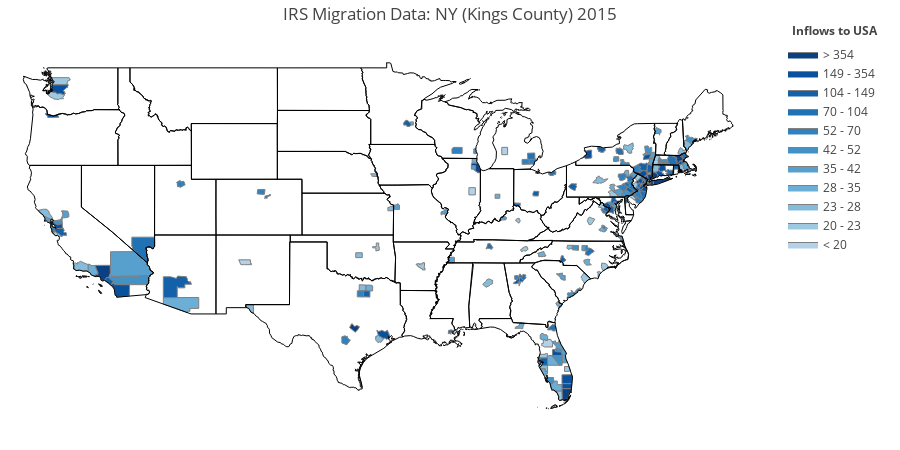

Notebook cell for this chart:
### Code cell
basis_col = direction[0:1] + '_County'
delta_col = 'O_Abbr' if (direction[0:1] == "I") else 'I_Abbr'
delta_fips = 'O_FIPS' if (direction[0:1] == "I") else 'I_FIPS'
delta = scope if (scope in df_irs[delta_col].values) else df_irs[delta_col]
index = (df_irs.Year_From == year) & \
        (df_irs.Direction == direction) & \
        (df_irs[basis_col] == basis) & \
        (df_irs[delta_col] == delta)
fips = df_irs[index][delta_fips]
values = df_irs[index].Returns.values
colorscale = ["#b3d2e9","#9ecae1","#85bcdb","#6baed6","#57a0ce","#4292c6",
              "#3082be","#2171b5","#1361a9","#08519c","#0b4083","#08306b"]
fig = ff.create_choropleth(fips=fips, values=values, scope=[scope],
                           binning_endpoints=np.percentile(values,range(0,100,10)).tolist(),
                           state_outline={'color':'black', 'width': 1},
                           county_outline={'color': 'grey', 'width': 1},
                           show_hover=True,
                           show_state_data=True, # state oulines
                           round_legend_values=True,
                           dragmode = 'zoom',
                           colorscale = colorscale, 
                           legend_title = direction + 's to ' + scope,
                           title='IRS Migration Data: NY (' + basis + ") " + str(year)
                          )
offline.iplot(fig)

### Figure 1 — Plotly figure (JSON) as saved in the notebook; plotly's stock layout.template omitted (floating-point values rounded to 4 significant figures; data arrays with more than 128 entries replaced by an {"elided": "..."} marker saying what was removed)
{"data": [{"fill": "toself", "fillcolor": "#b3d2e9", "hoverinfo": "none", "line": {"color": "grey", "width": 1}, "mode": "lines", "name": "< 20", "type": "scatter", "x": [-82.54, -82.53, -82.4, -82.41, -82.21, -82.19, -82.21, -82.21, -82.1, -82.03, -81.84, -81.84, -81.78, -81.74, -81.67, -81.66, -81.68, -81.64, -81.66, -82.31, -82.46, -82.54, -82.54, null, -88.46, -88.46, -87.93, -87.94, -88.46, -88.46, null, -85.79, -85.79, -85.31, -85.31, -85.78, -85.79, null, -75.43, -75.34, -75.14, -75.08, -75.09, -74.93, -74.88, -74.99, -75.2, -75.33, -75.43, null, -107.2, -106.2, -106.2, -106.1, -106.1, -106.7, -106.7, -107.0, -107.2, null, -78.52, -78.5, -78.45, -78.47, -78.52, null], "y": [29.13, 29.21, 29.22, 29.49, 29.48, 29.46, 29.47, 29.43, 29.42, 29.49, 29.52, 29.49, 29.49, 29.37, 29.37, 29.34, 29.32, 29.28, 28.96, 28.96, 29.05, 29.04, 29.13, null, 40.22, 40.4, 40.4, 39.88, 39.88, 40.22, null, 43.23, 43.29, 43.29, 42.77, 42.77, 43.23, null, 39.78, 39.85, 39.89, 39.84, 39.78, 39.69, 39.61, 39.51, 39.67, 39.69, 39.78, null, 35.22, 35.22, 34.95, 34.95, 34.87, 34.91, 34.87, 34.87, 35.22, null, 38.02, 38.07, 38.06, 38.01, 38.02, null]}, {"fill": "toself", "fillcolor": "#9ecae1", "hoverinfo": "none", "line": {"color": "grey", "width": 1}, "mode": "lines", "name": "20 - 23", "type": "scatter", "x": {"elided": "931 float values"}, "y": {"elided": "931 float values"}}, {"fill": "toself", "fillcolor": "#85bcdb", "hoverinfo": "none", "line": {"color": "grey", "width": 1}, "mode": "lines", "name": "23 - 28", "type": "scatter", "x": {"elided": "382 float values"}, "y": {"elided": "382 float values"}}, {"fill": "toself", "fillcolor": "#6baed6", "hoverinfo": "none", "line": {"color": "grey", "width": 1}, "mode": "lines", "name": "28 - 35", "type": "scatter", "x": {"elided": "314 float values"}, "y": {"elided": "314 float values"}}, {"fill": "toself", "fillcolor": "#57a0ce", "hoverinfo": "none", "line": {"color": "grey", "width": 1}, "mode": "lines", "name": "35 - 42", "type": "scatter", "x": {"elided": "427 float values"}, "y": {"elided": "427 float values"}}, {"fill": "toself", "fillcolor": "#4292c6", "hoverinfo": "none", "line": {"color": "grey", "width": 1}, "mode": "lines", "name": "42 - 52", "type": "scatter", "x": {"elided": "590 float values"}, "y": {"elided": "590 float values"}}, {"fill": "toself", "fillcolor": "#3082be", "hoverinfo": "none", "line": {"color": "grey", "width": 1}, "mode": "lines", "name": "52 - 70", "type": "scatter", "x": {"elided": "441 float values"}, "y": {"elided": "441 float values"}}, {"fill": "toself", "fillcolor": "#2171b5", "hoverinfo": "none", "line": {"color": "grey", "width": 1}, "mode": "lines", "name": "70 - 104", "type": "scatter", "x": {"elided": "447 float values"}, "y": {"elided": "447 float values"}}, {"fill": "toself", "fillcolor": "#1361a9", "hoverinfo": "none", "line": {"color": "grey", "width": 1}, "mode": "lines", "name": "104 - 149", "type": "scatter", "x": {"elided": "403 float values"}, "y": {"elided": "403 float values"}}, {"fill": "toself", "fillcolor": "#08519c", "hoverinfo": "none", "line": {"color": "grey", "width": 1}, "mode": "lines", "name": "149 - 354", "type": "scatter", "x": {"elided": "411 float values"}, "y": {"elided": "411 float values"}}, {"fill": "toself", "fillcolor": "#0b4083", "hoverinfo": "none", "line": {"color": "grey", "width": 1}, "mode": "lines", "name": "> 354", "type": "scatter", "x": {"elided": "554 float values"}, "y": {"elided": "554 float values"}}, {"hoverinfo": "text", "legendgroup": "centroids", "marker": {"color": "white", "opacity": 0}, "mode": "markers", "name": "US Counties", "selected": {"marker": {"color": "white", "opacity": 1, "size": 3}}, "showlegend": false, "text": {"elided": "455 str values"}, "type": "scatter", "unselected": {"marker": {"opacity": 0}}, "x": [[-122.3], [-121.7], [-122.6], [-122.6], [-122.1], [-122.7], [-122.7], [-122.7], [-122.8], [-121.8], [-122.5], [-77.48], [-77.48], [-77.31], [-77.28], [-94.97], [-94.98], [-95.39], [-86.52], [-86.78], [-79.5], [-79.55], [-80.18], [-79.95], [-75.59], [-75.75], [-77.14], [-77.21], [-77.43], [-73.77], [-73.76], [-71.99], [-72.11], [-72.19], [-72.85], [-74.16], [-74.15], [-74.0], [-74.0], [-74.0], [-74.01], [-73.97], [-74.02], [-74.04], [-73.49], [-73.59], [-73.77], [-73.87], [-70.61], [-70.62], [-70.63], [-71.13], [-83.19], [-83.28], [-70.93], [-70.93], [-70.94], [-70.95], [-70.96], [-70.99], [-71.01], [-71.07], [-70.88], [-70.89], [-70.89], [-70.9], [-70.9], [-70.94], [-70.81], [-70.82], [-71.14], [-71.22], [-70.58], [-70.59], [-70.59], [-70.72], [-70.78], [-70.79], [-70.8], [-70.81], [-70.83], [-70.95], [-70.83], [-71.11], [-76.32], [-76.37], [-76.39], [-76.64], [-70.61], [-70.71], [-69.94], [-69.99], [-70.01], [-70.03], [-70.04], [-70.04], [-70.05], [-70.06], [-70.07], [-70.07], [-70.08], [-70.08], [-70.09], [-70.09], [-70.1], [-70.1], [-70.12], [-70.12], [-70.14], [-70.16], [-70.18], [-70.19], [-70.19], [-70.2], [-70.2], [-70.23], [-70.4], [-157.7], [-157.8], [-158.0], [-161.9], [-166.2], [-166.2], [-166.2], [-166.2], [-166.3], [-168.0], [-171.7], [-174.0], [-175.7], [-175.7], [-175.8], [-175.9], [-175.9], [-175.9], [-178.3], [-82.69], [-82.84], [-82.84], [-82.73], [-82.39], [-82.85], [-80.3], [-80.38], [-80.45], [-80.48], [-80.48], [-80.49], [-80.5], [-80.51], [-80.51], [-80.52], [-80.54], [-80.55], [-80.56], [-80.57], [-80.56], [-80.57], [-80.58], [-80.59], [-80.6], [-80.61], [-80.62], [-80.62], [-80.62], [-80.63], [-80.64], [-80.65], [-80.65], [-80.64], [-80.41], [-80.66], [-80.67], [-80.67], [-80.67], [-80.67], [-80.68], [-80.68], [-80.68], [-80.7], [-80.7], [-80.7], [-80.7], [-80.71], [-80.71], [-80.73], [-80.73], [-80.73], [-80.74], [-80.72], [-80.76], [-80.76], [-80.79], [-80.79], [-80.79], [-80.79], [-80.79], [-80.83], [-80.83], [-80.81], [-80.85], [-80.86], [-80.88], [-80.89], [-80.9], [-80.9], [-80.91], [-80.91], [-80.93], [-80.93], [-80.94], [-81.04], [-81.23], [-81.26], [-81.29], [-81.31], [-81.32], [-81.31], [-81.33], [-81.35], [-81.44], [-81.05], [-81.47], [-81.54], [-81.89], [-81.92], [-81.92], [-81.92], [-81.97], [-82.0], [-82.12], [-82.15], [-82.16], [-82.87], [-82.92], [-80.17], [-80.22], [-80.3], [-80.3], [-80.62], [-80.56], [-82.57], [-82.32], [-81.82], [-82.12], [-82.24], [-82.25], [-82.41], [-82.43], [-82.44], [-82.44], [-82.31], [-82.74], [-82.76], [-75.56], [-75.56], [-75.57], [-75.65], [-72.75], [-72.93], [-73.36], [-73.39], [-73.41], [-73.61], [-73.63], [-73.64], [-73.39], [-104.9], [-104.9], [-105.1], [-105.4], [-119.4], [-119.1], [-119.5], [-119.0], [-119.7], [-120.1], [-120.4], [-120.0], [-123.0], [-122.3], [-122.4], [-122.4], [-122.4], [-122.4], [-122.7], [-118.4], [-118.5], [-118.2], -86.9, -112.5, -111.8, -92.31, -121.9, -121.9, -117.8, -116.0, -121.3, -116.2, -116.7, -122.3, -121.7, -122.0, -122.9, -72.73, -73.25, -72.1, -77.02, -82.36, -80.73, -80.49, -81.35, -81.67, -84.28, -82.06, -81.32, -81.15, -80.47, -81.7, -80.47, -82.33, -81.24, -81.18, -81.13, -84.36, -84.58, -84.23, -84.47, -84.02, -88.2, -87.82, -88.09, -88.0, -86.14, -94.82, -84.46, -85.66, -89.93, -76.61, -76.93, -77.2, -76.85, -76.61, -70.29, -73.21, -72.63, -72.66, -71.39, -71.91, -85.55, -83.39, -83.84, -93.48, -93.1, -94.35, -90.44, -90.25, -96.15, -115.0, -74.66, -74.07, -74.67, -74.96, -74.25, -75.14, -74.08, -74.91, -74.7, -74.41, -74.22, -74.54, -74.28, -74.3, -74.62, -74.69, -74.31, -106.7, -73.97, -75.82, -73.63, -73.74, -78.73, -73.94, -77.7, -75.44, -76.19, -74.31, -73.75, -73.82, -73.51, -74.02, -73.86, -74.06, -74.77, -76.47, -74.26, -82.53, -78.83, -78.88, -80.26, -79.79, -80.83, -77.88, -79.12, -78.65, -81.66, -83.01, -84.54, -97.41, -95.94, -122.4, -79.98, -75.93, -75.11, -77.82, -76.78, -75.4, -75.61, -76.25, -75.59, -75.99, -75.34, -75.37, -75.31, -75.13, -75.03, -76.73, -71.58, -79.0, -80.9, -83.94, -89.9, -98.52, -96.57, -96.78, -97.12, -106.2, -95.77, -97.29, -97.78, -111.9, -73.08, -78.56, -77.1, -77.59, -77.41, -77.64, -77.09, -78.49, -76.52, -76.26, -77.48, -76.04, -89.42, -87.97], "y": [[48.01], [48.05], [47.16], [47.25], [47.0], [47.21], [47.16], [47.32], [47.26], [47.49], [47.41], [38.75], [38.7], [38.85], [38.84], [29.68], [29.69], [29.86], [36.14], [36.17], [33.02], [32.99], [32.55], [32.83], [39.84], [39.97], [34.64], [34.61], [34.73], [40.88], [41.16], [41.27], [41.09], [41.18], [40.87], [40.64], [40.58], [40.7], [40.7], [40.69], [40.69], [40.78], [40.69], [40.69], [40.92], [40.73], [40.85], [40.85], [42.98], [42.97], [42.98], [42.99], [42.03], [42.28], [42.32], [42.33], [42.33], [42.31], [42.32], [42.32], [42.31], [42.33], [42.34], [42.34], [42.33], [42.34], [42.33], [42.29], [41.95], [42.24], [42.32], [42.16], [42.64], [42.63], [42.66], [42.57], [42.55], [42.53], [42.55], [42.51], [42.48], [42.67], [41.59], [41.8], [39.31], [39.25], [39.23], [39.46], [42.98], [43.48], [43.73], [43.84], [43.82], [43.72], [43.8], [43.72], [43.75], [43.77], [43.79], [43.8], [43.71], [43.72], [43.73], [43.68], [43.78], [43.7], [43.71], [43.73], [43.76], [43.69], [43.74], [43.72], [43.66], [43.64], [43.68], [43.54], [43.85], [21.33], [21.43], [21.46], [23.06], [23.73], [23.78], [23.86], [23.87], [23.87], [25.0], [25.77], [26.07], [27.93], [27.91], [27.78], [27.78], [27.76], [27.75], [28.39], [27.67], [28.12], [28.17], [27.92], [28.31], [28.19], [25.33], [25.29], [25.05], [25.09], [25.11], [25.1], [25.08], [25.14], [25.15], [25.08], [25.19], [25.16], [25.07], [25.13], [25.14], [25.11], [25.16], [25.06], [25.17], [25.07], [25.0], [25.0], [24.96], [25.03], [25.05], [25.03], [24.99], [25.1], [25.17], [24.99], [25.03], [24.92], [24.99], [25.1], [25.03], [25.12], [25.03], [25.06], [25.1], [25.12], [24.9], [25.13], [25.15], [25.09], [25.0], [25.07], [25.01], [24.87], [25.03], [25.14], [24.94], [25.02], [25.13], [25.09], [25.07], [24.99], [25.12], [24.82], [25.11], [25.03], [25.11], [25.06], [25.05], [25.13], [25.11], [24.77], [24.77], [25.08], [25.11], [24.73], [24.78], [24.67], [24.77], [24.75], [24.76], [24.73], [24.74], [25.7], [24.63], [25.51], [24.61], [24.68], [24.56], [24.6], [24.54], [24.53], [24.53], [24.53], [24.58], [24.55], [24.56], [24.63], [24.63], [25.52], [25.41], [25.38], [25.41], [25.18], [25.62], [27.63], [27.47], [26.58], [26.47], [26.67], [26.77], [27.85], [27.87], [27.83], [27.81], [27.93], [27.63], [27.59], [39.51], [39.62], [39.59], [39.58], [41.25], [41.41], [41.09], [41.07], [41.06], [40.99], [40.98], [40.99], [41.27], [39.7], [39.76], [39.96], [40.09], [34.01], [34.47], [33.25], [33.48], [34.01], [33.97], [34.04], [34.72], [37.7], [37.78], [37.82], [37.86], [37.76], [37.86], [38.07], [33.38], [32.9], [34.36], 33.55, 33.35, 32.1, 34.77, 37.65, 37.92, 33.7, 33.74, 38.45, 34.84, 33.03, 37.42, 37.23, 37.06, 38.53, 41.81, 41.79, 41.49, 38.9, 29.67, 28.29, 26.15, 26.11, 30.33, 30.46, 29.21, 28.51, 28.06, 26.65, 27.95, 27.38, 27.18, 28.72, 29.06, 32.0, 33.54, 33.94, 33.77, 33.79, 33.96, 40.14, 41.84, 41.85, 42.32, 39.78, 38.88, 38.04, 38.19, 30.07, 39.01, 39.25, 39.14, 38.83, 39.31, 41.72, 42.37, 42.14, 42.34, 42.49, 42.35, 43.03, 42.66, 42.25, 45.0, 45.02, 39.01, 38.64, 38.64, 41.3, 36.22, 39.48, 40.96, 39.88, 39.8, 40.79, 39.72, 40.73, 40.57, 40.28, 40.44, 40.26, 40.86, 39.89, 41.03, 40.56, 41.14, 40.66, 35.05, 42.6, 42.16, 42.25, 41.77, 42.76, 40.64, 43.15, 43.24, 43.01, 41.4, 41.43, 40.7, 42.71, 41.15, 43.11, 42.82, 41.72, 42.45, 41.89, 35.61, 35.05, 36.04, 36.13, 36.08, 35.25, 34.23, 36.06, 35.79, 41.42, 39.97, 39.2, 35.55, 36.12, 45.55, 40.47, 40.42, 40.34, 40.92, 40.42, 39.92, 41.44, 40.04, 40.61, 41.18, 41.06, 40.21, 40.75, 40.01, 41.33, 39.92, 41.87, 33.92, 34.02, 35.99, 35.18, 29.45, 33.19, 32.77, 33.21, 31.77, 29.53, 32.77, 30.33, 40.67, 44.46, 38.02, 38.88, 37.38, 37.54, 39.09, 38.82, 38.04, 37.11, 36.89, 37.53, 36.73, 43.07, 43.01]}, {"hoverinfo": "text", "legendgroup": "States", "line": {"color": "black", "width": 1}, "mode": "lines", "showlegend": false, "type": "scatter", "x": {"elided": "10570 float values"}, "y": {"elided": "10570 float values"}}], "layout": {"annotations": [{"showarrow": false, "text": "<b>Inflows to USA</b>", "x": 1, "xanchor": "right", "xref": "paper", "y": 1.05, "yref": "paper"}], "dragmode": "zoom", "height": 450, "hovermode": "closest", "legend": {"traceorder": "reversed", "x": 1, "xanchor": "right", "y": 1, "yanchor": "top"}, "margin": {"b": 20, "l": 20, "r": 20, "t": 40}, "title": "IRS Migration Data: NY (Kings County) 2015", "width": 900, "xaxis": {"autorange": false, "fixedrange": true, "range": [-125, -55], "showgrid": false, "showticklabels": false, "zeroline": false}, "yaxis": {"autorange": false, "fixedrange": true, "range": [23, 51], "showgrid": false, "showticklabels": false, "zeroline": false}}}
